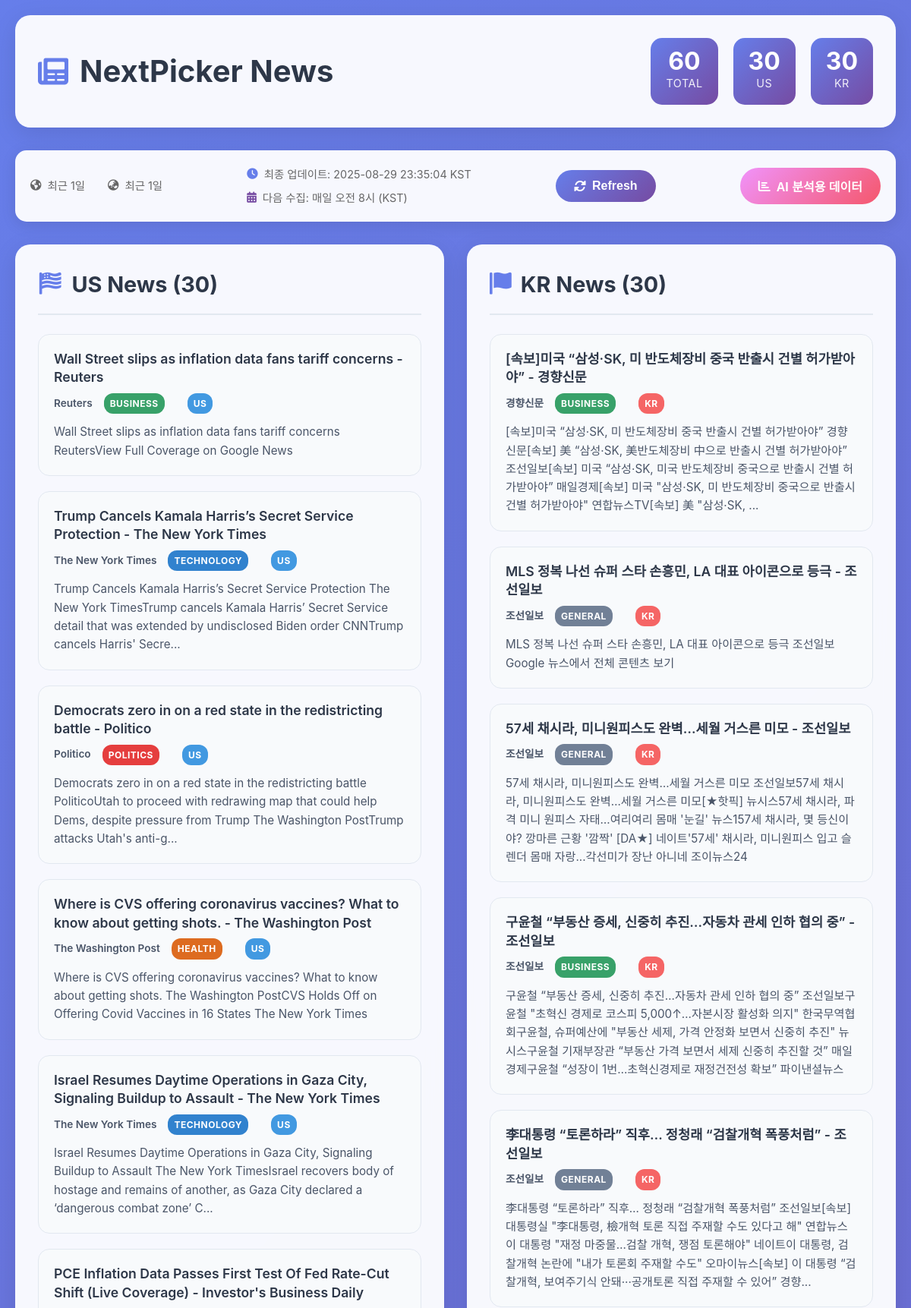
Page /news (upper part) on the committed database.
### app/database.py (models this page shows, shortened)
class NewsArticle(Base):
    __tablename__ = "news_articles"
    id = Column(String(32), primary_key=True)  # URL의 MD5 해시
    title = Column(String(500), nullable=False)
    url = Column(String(1000), unique=True, nullable=False)
    source = Column(String(100), nullable=False)
    published = Column(DateTime, nullable=False)
    summary = Column(Text)
    section = Column(String(50))  # 섹션 분류 (politics, business, technology, etc.)
    country = Column(String(2), nullable=False)  # 'US' 또는 'KR'
    created_at = Column(DateTime, default=lambda: datetime.now(timezone(timedelta(hours=9))))

### app/main.py (the view)
@app.get("/news", response_class=HTMLResponse)
async def news_home(
    request: Request,
    days_us: int = 1,
    days_kr: int = 1,
    limit: int = 30,
):
    try:
        news_us = get_recent_news('US', days=days_us, limit=limit)
        news_kr = get_recent_news('KR', days=days_kr, limit=limit)
        summary = build_summary(news_us, news_kr, days_us, days_kr)
        return templates.TemplateResponse(
            "index.html",
            {
                "request": request,
                "news_us": news_us,
                "news_kr": news_kr,
                "summary": summary
            },
        )
    except Exception as e:
        logger.error(f"Error loading news page: {e}")
        slack.notify_error(str(e), "뉴스 페이지 로딩 실패")
        return templates.TemplateResponse(
            "index.html",
            {
                "request": request,
                "news_us": [],
                "news_kr": [],
                "summary": {"total": 0, "us": 0, "kr": 0, "error": str(e)}
            },
        )

### templates/index.html (shortened to what this page needs)
<!DOCTYPE html>
<html lang="ko">
<head>
  <link rel="stylesheet" href="/static/style.css">
  <link href="https://cdnjs.cloudflare.com/ajax/libs/font-awesome/6.0.0/css/all.min.css" rel="stylesheet">
</head>
<body>
  <div class="container">
    <header class="header">
      <h1><i class="fas fa-newspaper"></i> NextPicker News</h1>
      <div class="summary-stats">
        <div class="stat">
          <span class="stat-number">{{ summary.total }}</span>
          <span class="stat-label">Total</span>
        </div>
        <div class="stat">
          <span class="stat-number">{{ summary.us }}</span>
          <span class="stat-label">US</span>
        </div>
        <div class="stat">
          <span class="stat-number">{{ summary.kr }}</span>
          <span class="stat-label">KR</span>
        </div>
      </div>
    </header>
    <div class="controls">
      <div class="date-ranges">
        <div class="range-item">
          <i class="fas fa-globe-americas"></i>
          <span>{{ summary.range_us }}</span>
        </div>
        <div class="range-item">
          <i class="fas fa-globe-asia"></i>
          <span>{{ summary.range_kr }}</span>
        </div>
      </div>
      <div class="update-info">
        <div class="last-update">
          <i class="fas fa-clock"></i>
          <span>최종 업데이트: {{ summary.last_update }}</span>
        </div>
        <div class="next-update">
          <i class="fas fa-calendar-alt"></i>
          <span>다음 수집: 매일 오전 8시 (KST)</span>
        </div>
      </div>
      <button id="refreshBtn" class="refresh-btn" onclick="refreshNews()">
        <i class="fas fa-sync-alt"></i> Refresh
      </button>
      <button id="analysisBtn" class="analysis-btn" onclick="showAnalysis()">
        <i class="fas fa-chart-bar"></i> AI 분석용 데이터
      </button>
    </div>
    <div class="news-container">
      <section class="news-section">
        <h2><i class="fas fa-flag-usa"></i> US News ({{ summary.us }})</h2>
        <div class="news-list" id="usNews">
          {% for n in news_us %}
            <article class="news-item">
              <div class="news-header">
                <a href="{{ n.url }}" target="_blank" class="news-title">{{ n.title }}</a>
                <div class="news-meta">
                  <span class="source">{{ n.source }}</span>
                  {% if n.section %}
                    <span class="section-badge {{ n.section }}">{{ n.section|title }}</span>
                  {% endif %}
                  <span class="country-badge us">{{ n.country|upper }}</span>
                </div>
              </div>
              {% if n.summary %}
                <p class="news-summary">{{ n.summary[:200] }}{% if n.summary|length > 200 %}...{% endif %}</p>
              {% endif %}
            </article>
          {% endfor %}
        </div>
      </section>
      <section class="news-section">
        <h2><i class="fas fa-flag"></i> KR News ({{ summary.kr }})</h2>
        <div class="news-list" id="krNews">
          {% for n in news_kr %}
            <article class="news-item">
              <div class="news-header">
                <a href="{{ n.url }}" target="_blank" class="news-title">{{ n.title }}</a>
                <div class="news-meta">
                  <span class="source">{{ n.source }}</span>
                  {% if n.section %}
                    <span class="section-badge {{ n.section }}">{{ n.section|title }}</span>
                  {% endif %}
                  <span class="country-badge kr">{{ n.country|upper }}</span>
                </div>
              </div>
              {% if n.summary %}
                <p class="news-summary">{{ n.summary[:200] }}{% if n.summary|length > 200 %}...{% endif %}</p>
              {% endif %}
            </article>
          {% endfor %}
        </div>
      </section>
    </div>
  </div>
</body>
</html>

### static/style.css (style rules this page uses)
* { margin: 0; padding: 0; box-sizing: border-box; }
body { font-family: -apple-system, BlinkMacSystemFont, 'Segoe UI', Roboto, Oxygen, Ubuntu, Cantarell, sans-serif; line-height: 1.6; color: #333; background: linear-gradient(135deg, #667eea 0%, #764ba2 100%); min-height: 100vh; }
.container { max-width: 1200px; margin: 0 auto; padding: 20px; }
.header { background: rgba(255, 255, 255, 0.95); backdrop-filter: blur(10px); border-radius: 20px; padding: 30px; margin-bottom: 30px; box-shadow: 0 8px 32px rgba(0, 0, 0, 0.1); display: flex; justify-content: space-between; align-items: center; flex-wrap: wrap; gap: 20px; }
.header h1 { font-size: 2.5rem; font-weight: 700; color: #2d3748; display: flex; align-items: center; gap: 15px; }
.header h1 i { color: #667eea; }
.summary-stats { display: flex; gap: 20px; }
.stat { text-align: center; padding: 15px 20px; background: linear-gradient(135deg, #667eea, #764ba2); border-radius: 15px; color: white; min-width: 80px; }
.stat-number { display: block; font-size: 2rem; font-weight: 700; line-height: 1; }
.stat-label { font-size: 0.9rem; opacity: 0.9; text-transform: uppercase; letter-spacing: 0.5px; }
.controls { background: rgba(255, 255, 255, 0.95); backdrop-filter: blur(10px); border-radius: 15px; padding: 20px; margin-bottom: 30px; box-shadow: 0 4px 20px rgba(0, 0, 0, 0.1); display: flex; justify-content: space-between; align-items: center; flex-wrap: wrap; gap: 20px; }
.date-ranges { display: flex; gap: 30px; flex-wrap: wrap; }
.range-item { display: flex; align-items: center; gap: 8px; color: #666; font-size: 0.9rem; }
.update-info { display: flex; flex-direction: column; gap: 8px; flex-wrap: wrap; }
.last-update, .next-update { display: flex; align-items: center; gap: 8px; color: #666; font-size: 0.9rem; }
.last-update i { color: #667eea; }
.next-update i { color: #764ba2; }
.refresh-btn, .analysis-btn { background: linear-gradient(135deg, #667eea, #764ba2); color: white; border: none; padding: 12px 24px; border-radius: 25px; font-size: 1rem; font-weight: 600; cursor: pointer; transition: all 0.3s ease; display: flex; align-items: center; gap: 8px; }
.analysis-btn { background: linear-gradient(135deg, #f093fb, #f5576c); }
.news-container { display: grid; grid-template-columns: 1fr 1fr; gap: 30px; }
.news-section { background: rgba(255, 255, 255, 0.95); backdrop-filter: blur(10px); border-radius: 20px; padding: 30px; box-shadow: 0 8px 32px rgba(0, 0, 0, 0.1); }
.news-section h2 { font-size: 1.8rem; margin-bottom: 25px; color: #2d3748; display: flex; align-items: center; gap: 12px; padding-bottom: 15px; border-bottom: 2px solid #e2e8f0; }
.news-section h2 i { color: #667eea; }
.news-list { display: flex; flex-direction: column; gap: 20px; }
.news-item { padding: 20px; border-radius: 15px; background: #f8fafc; border: 1px solid #e2e8f0; transition: all 0.3s ease; }
.news-header { margin-bottom: 12px; }
.news-title { color: #2d3748; text-decoration: none; font-size: 1.1rem; font-weight: 600; line-height: 1.4; display: block; margin-bottom: 8px; transition: color 0.3s ease; }
.news-meta { display: flex; align-items: center; gap: 15px; flex-wrap: wrap; font-size: 0.85rem; color: #718096; }
.source { font-weight: 600; color: #4a5568; }
.section-badge { padding: 4px 8px; border-radius: 12px; font-size: 0.75rem; font-weight: 700; text-transform: uppercase; letter-spacing: 0.5px; color: white; }
.section-badge.politics { background: #e53e3e; }
.section-badge.business { background: #38a169; }
.section-badge.technology { background: #3182ce; }
.section-badge.health { background: #dd6b20; }
.section-badge.general { background: #718096; }
.country-badge { padding: 4px 8px; border-radius: 12px; font-size: 0.75rem; font-weight: 700; text-transform: uppercase; letter-spacing: 0.5px; }
.country-badge.us { background: #4299e1; color: white; }
.country-badge.kr { background: #f56565; color: white; }
.news-summary { color: #4a5568; line-height: 1.6; font-size: 0.95rem; }

### rows in the picture
NewsArticle: title "Wall Street slips as inflation data fans tariff concerns - Reuters", source "Reuters", section "BUSINESS", country "US", summary "Wall Street slips as inflation data fans tariff concerns ReutersView Full Coverage on Google News"
NewsArticle: title "Trump Cancels Kamala Harris’s Secret Service Protection - The New York Times", source "The New York Times", section "TECHNOLOGY", country "US", summary "Trump Cancels Kamala Harris’s Secret Service Protection The New York TimesTrump cancels Kamala Harris’ Secret Service detail that was extended by undisclosed Biden order CNNTrump cancels Harris' Secre"
NewsArticle: title "Democrats zero in on a red state in the redistricting battle - Politico", source "Politico", section "POLITICS", country "US", summary "Democrats zero in on a red state in the redistricting battle PoliticoUtah to proceed with redrawing map that could help Dems, despite pressure from Trump The Washington PostTrump attacks Utah's anti-g"
NewsArticle: title "Where is CVS offering coronavirus vaccines? What to know about getting shots. - The Washington Post", source "The Washington Post", section "HEALTH", country "US", summary "Where is CVS offering coronavirus vaccines? What to know about getting shots. The Washington PostCVS Holds Off on Offering Covid Vaccines in 16 States The New York Times"
NewsArticle: title "Israel Resumes Daytime Operations in Gaza City, Signaling Buildup to Assault - The New York Times", source "The New York Times", section "TECHNOLOGY", country "US", summary "Israel Resumes Daytime Operations in Gaza City, Signaling Buildup to Assault The New York TimesIsrael recovers body of hostage and remains of another, as Gaza City declared a ‘dangerous combat zone’ C"
NewsArticle: title "PCE Inflation Data Passes First Test Of Fed Rate-Cut Shift (Live Coverage) - Investor's Business Daily"
NewsArticle: title "[속보]미국 “삼성·SK, 미 반도체장비 중국 반출시 건별 허가받아야” - 경향신문", source "경향신문", section "BUSINESS", country "KR", summary "[속보]미국 “삼성·SK, 미 반도체장비 중국 반출시 건별 허가받아야” 경향신문[속보] 美 “삼성·SK, 美반도체장비 中으로 반출시 건별 허가받아야” 조선일보[속보] 미국 “삼성·SK, 미국 반도체장비 중국으로 반출시 건별 허가받아야” 매일경제[속보] 미국 \"삼성·SK, 미 반도체장비 중국으로 반출시 건별 허가받아야\" 연합뉴스TV[속보] 美 \"삼성·SK,"
NewsArticle: title "MLS 정복 나선 슈퍼 스타 손흥민, LA 대표 아이콘으로 등극 - 조선일보", source "조선일보", section "GENERAL", country "KR", summary "MLS 정복 나선 슈퍼 스타 손흥민, LA 대표 아이콘으로 등극 조선일보Google 뉴스에서 전체 콘텐츠 보기"
NewsArticle: title "57세 채시라, 미니원피스도 완벽…세월 거스른 미모 - 조선일보", source "조선일보", section "GENERAL", country "KR", summary "57세 채시라, 미니원피스도 완벽…세월 거스른 미모 조선일보57세 채시라, 미니원피스도 완벽…세월 거스른 미모[★핫픽] 뉴시스57세 채시라, 파격 미니 원피스 자태…여리여리 몸매 '눈길' 뉴스157세 채시라, 몇 등신이야? 깡마른 근황 '깜짝' [DA★] 네이트'57세' 채시라, 미니원피스 입고 슬렌더 몸매 자랑...각선미가 장난 아니네 조이뉴스24"
NewsArticle: title "구윤철 “부동산 증세, 신중히 추진…자동차 관세 인하 협의 중” - 조선일보", source "조선일보", section "BUSINESS", country "KR", summary "구윤철 “부동산 증세, 신중히 추진…자동차 관세 인하 협의 중” 조선일보구윤철 \"초혁신 경제로 코스피 5,000↑…자본시장 활성화 의지\" 한국무역협회구윤철, 슈퍼예산에 \"부동산 세제, 가격 안정화 보면서 신중히 추진\" 뉴시스구윤철 기재부장관 “부동산 가격 보면서 세제 신중히 추진할 것” 매일경제구윤철 “성장이 1번…초혁신경제로 재정건전성 확보” 파이낸셜뉴스"
NewsArticle: title "李대통령 “토론하라” 직후… 정청래 “검찰개혁 폭풍처럼” - 조선일보", source "조선일보", section "GENERAL", country "KR", summary "李대통령 “토론하라” 직후… 정청래 “검찰개혁 폭풍처럼” 조선일보[속보] 대통령실 \"李대통령, 檢개혁 토론 직접 주재할 수도 있다고 해\" 연합뉴스이 대통령 \"재정 마중물…검찰 개혁, 쟁점 토론해야\" 네이트이 대통령, 검찰개혁 논란에 \"내가 토론회 주재할 수도\" 오마이뉴스[속보] 이 대통령 “검찰개혁, 보여주기식 안돼···공개토론 직접 주재할 수 있어” 경향"

### other values in the picture
{{ summary.total }} "60"
{{ summary.us }} "30"
{{ summary.kr }} "30"
{{ summary.range_us }} "최근 1일"
{{ summary.range_kr }} "최근 1일"
{{ summary.last_update }} "2025-08-29 23:35:04 KST"
